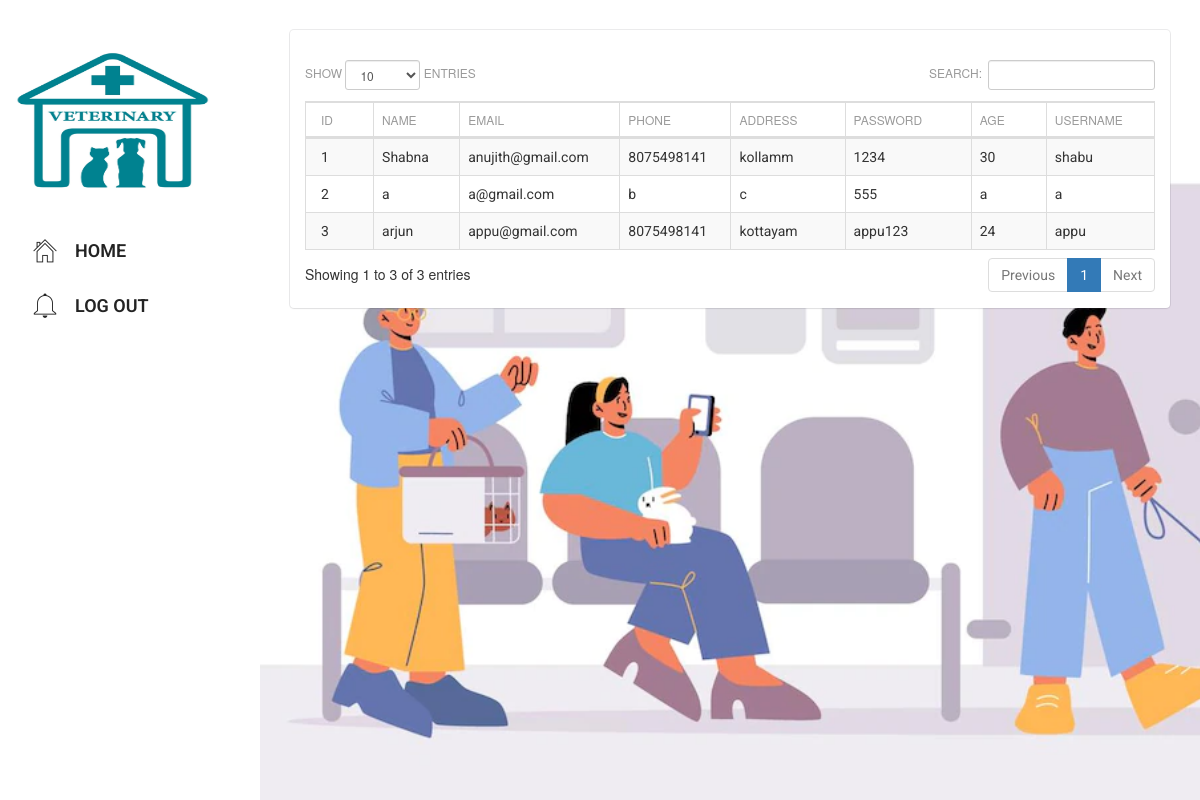
Screenshot of /php/VetAtHome/patient_tbl/select.php with the database file from the repository.
### tables this page shows
CREATE TABLE IF NOT EXISTS `patient` (
  `id` int(11) NOT NULL AUTO_INCREMENT,
  `name` varchar(225) NOT NULL,
  `email` varchar(225) NOT NULL,
  `phone` varchar(225) NOT NULL,
  `address` varchar(200) NOT NULL,
  `password` varchar(225) NOT NULL,
  `age` varchar(225) NOT NULL,
  `username` varchar(200) NOT NULL,
  PRIMARY KEY (`id`)
);

### php/VetAtHome/patient_tbl/tables.php (called while the page is built, shortened)
<?php
$table="patient";
?>

### php/VetAtHome/patient_tbl/select.php (the view, shortened to what this page needs)
<?php
include("tables.php");
include("../header_inner.php");
$i=0;
?>
		<link rel="stylesheet" type="text/css" href="datatables.min.css">
<div class="">
<div class="clearfix"></div>
<table id="example" class="table table-striped table-bordered dataTable no-footer" cellspacing="0"  role="grid" aria-describedby="example_info" >
          <?php
		  include("../connection.php");
	?>
	<?php
		  $result2 = mysqli_query($con,"SHOW FIELDS FROM $table");
 echo "<thead><tr>";
while ($row2 = mysqli_fetch_array($result2))
 {
  $name=$row2['Field'];
  echo "<th>".
  str_replace('_', ' ', $name)
  ."</th>";
 $i++;
 }
 echo "
 </tr></thead>";
   echo "<tbody>";
 	$result = mysqli_query($con,"SELECT * FROM $table ");
		while($row = mysqli_fetch_array($result))
		{
		echo "<tr>";
		for($k=0;$k<$i;$k++)
		{
			if($k==30)
			{
			  $sql2 = "select *  from customer where id='$_SESSION[userid]' ";
    $result2 = mysqli_query($con, $sql2) or die("Error in Selecting " . mysqli_error($connection));
$row2 =mysqli_fetch_array($result2);
			echo "<td >  $row2[contact_person]</td>";
			}
			elseif($k==31)
			{
			echo "<td class='hiddentd'> $row[content] </td>";
			}
				elseif($k==40)
			{
			echo "<td > <img src='uploads/$row[$k]' width='100'></td>";
			}
			else
			{
			echo "<td >$row[$k]</td>";
			}
		}
			echo "
			</tr>";
		}
        ?>
        </tbody>
    </table>
    </div>

### php/VetAtHome/common/menu.php (shortened to what this page needs)
?><!doctype html>
<html lang="en">
<head>
    <link href="../assets/css/bootstrap.min.css" rel="stylesheet" />
    <link href="../assets/css/animate.min.css" rel="stylesheet"/>
    <link href="../assets/css/light-bootstrap-dashboard.css" rel="stylesheet"/>
    <link href="../assets/css/demo.css" rel="stylesheet" />
    <link href="../common/font-awesome.min.css" rel="stylesheet">
    <link href="../assets/css/pe-icon-7-stroke.css" rel="stylesheet" />
</head>
<body>
<div class="wrapper">
<div class="sidebar" data-color="yh">
    	<div class="sidebar-wrapper">
            <div class="logo">
            <br/> <br/>
               <a href="../dashboard/dashboard.php"><img src="../common/core-img/vetlogo.jpg"  width="195" height="140"></a>
            </div>
            <ul class="nav">
                <li >
                    <a href="../dashboard/dashboard.php">
                        <i class="pe-7s-home"></i>
                        <p style="font-size:18px">Home</p>
                    </a>
                </li>
                 <li>
                    <a href="../login/login.php?status=logout">
                        <i class="pe-7s-bell"></i>
                         <p style="font-size:18px">Log Out</p>
                    </a>
                </li>
            </ul>
    	</div>
    </div>
    <div class="main-panel" style=" background-image: url(../dashboard/img.jpg); background-size:cover;">

### php/VetAtHome/header_inner.php (shortened to what this page needs)
<?php
include("../common/menu.php");
?>
        <div class="content">
            <div class="container-fluid">
                <div class="row">
                    <div class="col-md-12">
                        <div class="card">
                            <div class="header">
                            </div>
                             <div class="content">

### rows the page displays
patient: id "1", name "Shabna", email "anujith@gmail.com", phone "8075498141", address "kollamm", password "1234", age "30", username "shabu"
patient: id "2", name "a", email "a@gmail.com", phone "b", address "c", password "555", age "a", username "a"
patient: id "3", name "arjun", email "appu@gmail.com", phone "8075498141", address "kottayam", password "appu123", age "24", username "appu"

### other values shown
str_replace('_', ' ', $name) "ID"
str_replace('_', ' ', $name) "NAME"
str_replace('_', ' ', $name) "EMAIL"
str_replace('_', ' ', $name) "PHONE"
str_replace('_', ' ', $name) "ADDRESS"
str_replace('_', ' ', $name) "PASSWORD"
str_replace('_', ' ', $name) "AGE"
str_replace('_', ' ', $name) "USERNAME"
